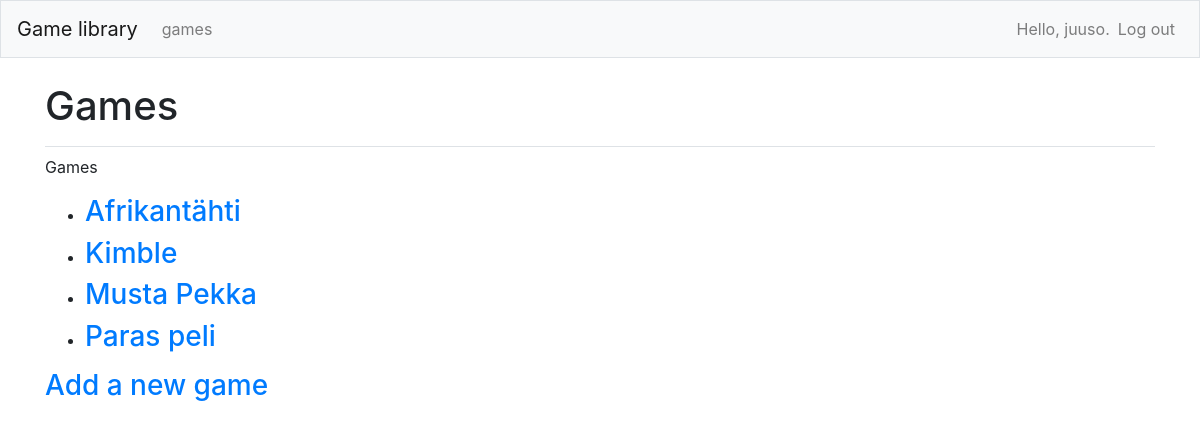
The page /games/ (signed in) on the database as committed earlier.
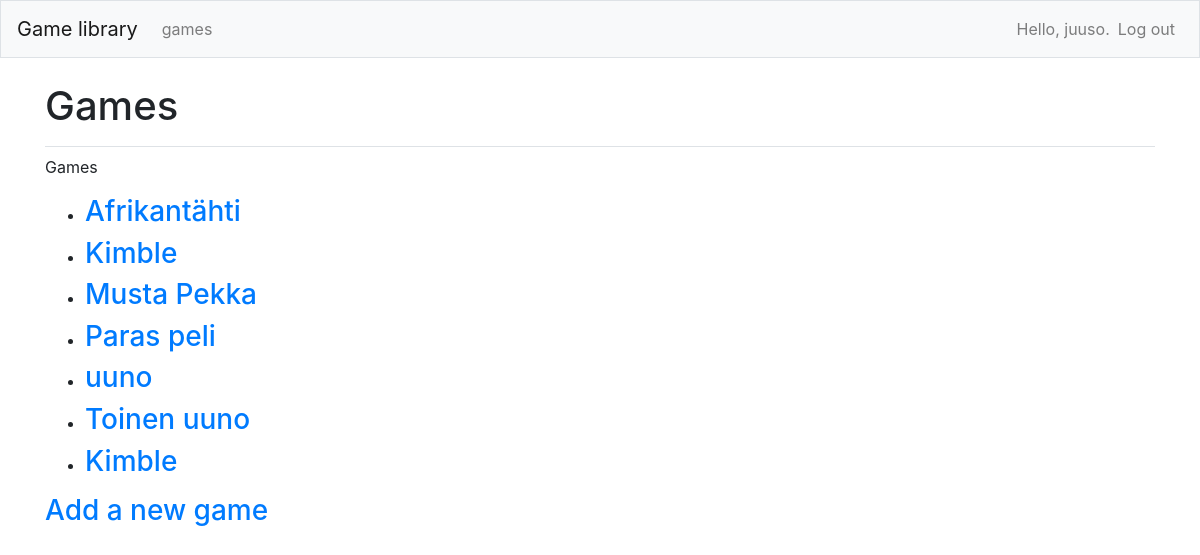
The same page on the database as committed later.
### game_libraries/models.py (models this page shows)
class Game (models.Model):
    text = models.CharField(max_length=200)
    date_added = models.DateTimeField(auto_now_add=True)
    owner = models.ForeignKey(User, on_delete=models.CASCADE)
    def __str__(self):
        return self.text

### game_libraries/views.py (the view)
# urls.py: path('games/', views.games, name='games'),
@login_required
def games(request):
    games=Game.objects.order_by('date_added')
    context = {'games':games}
    return render(request, 'game_libraries/games.html', context)

### game_libraries/templates/game_libraries/games.html
{% extends "game_libraries/base.html" %}
{% block page_header %}
 <h1>Games</h1>
{% endblock page_header %}
{% block content %}
    <p> Games </p>
    <ul>
        {% for game in games %}
            <li><h3>
                <a href="{% url 'game_libraries:game' game.id %}">{{ game }}</a>
            </h3></li>
        {% empty %}
            <li><h3> No games have been added yet </h3></li>
        {% endfor %}
    </ul>
<h3><a href="{% url 'game_libraries:new_game' %}">Add a new game</a></h3>
{% endblock content %}

Rows that differ between the two databases and show on the page:
added Game: text "uuno"
added Game: text "Toinen uuno"
added Game: text "Kimble"
